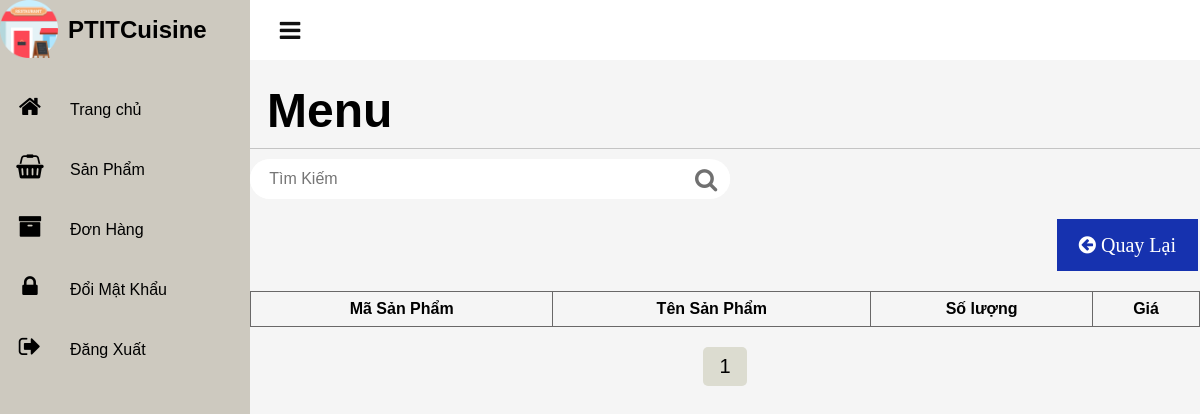
Page /admin_manage_product/storage.php?page=2 on the earlier database version.
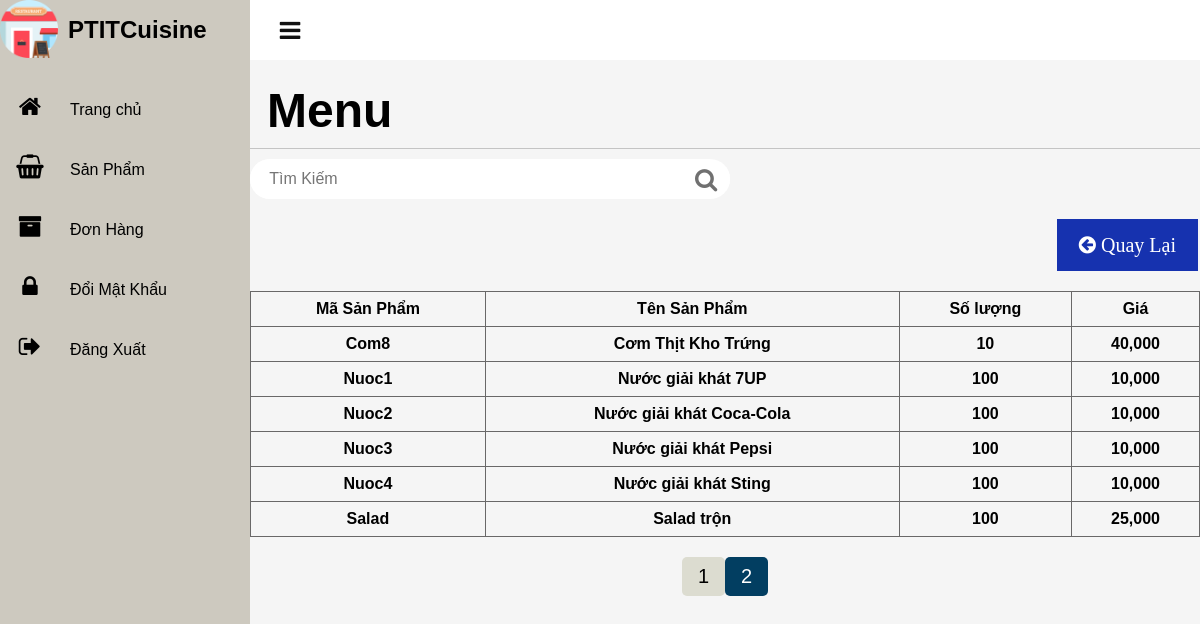
Same page on the later database version.
### tables this page shows
CREATE TABLE IF NOT EXISTS Product(
CategoryID VARCHAR(10) NOT NULL,
ProductID VARCHAR(10) NOT NULL PRIMARY KEY,
ProductName VARCHAR(255) NOT NULL,
Price INT UNSIGNED NOT NULL,
ProductQuantity INT UNSIGNED NOT NULL,
CreateDate timestamp NOT NULL default CURRENT_TIMESTAMP on update CURRENT_TIMESTAMP,
FOREIGN KEY (CategoryID) REFERENCES Categories(CategoryID) ON DELETE CASCADE
);

### admin_manage_product/storage.php (the view, shortened to what this page needs)
<?php
include('../database/dbcon.php');
include '../header_footer/admin_header.php';
?>
<html>
<head>
    <link rel="stylesheet" href="https://stackpath.bootstrapcdn.com/font-awesome/4.7.0/css/font-awesome.min.css">
    <link rel="stylesheet" href="../css/admin.css?v=<?php echo time(); ?>">
</head>
<body>
    <div class=main><?php include '../header_footer/admin_toggle.php'; ?>
        <div class="product_box">
            <div class="cardHeader">
                <h2>Menu</h2>
            </div>
            <div class="border_bottom"></div>
            <form action="search_product.php" class="search-form" method="post">
                <input type="search" name="keyword" placeholder="Tìm Kiếm" id="search-box">
                <button type="submit" class="fa fa-search">
            </form>
            <a href="manage_category.php">
                <button type="button" class="button button2"><i class="fa fa-arrow-circle-left"> Quay Lại</i></button>
            </a>
            <table width="100%">
                <thead>
                    <tr>
                        <th>Mã Sản Phẩm</th>
                        <th>Tên Sản Phẩm</th>
                        <th>Số lượng</th>
                        <th>Giá</th>
                    </tr>
                </thead>
                <?php
                try {
                    $pdo = new PDO(
                        "mysql:host=$sname;dbname=$db_name",
                        $uname,
                        $password,
                        array(PDO::MYSQL_ATTR_INIT_COMMAND => "SET NAMES utf8")
                    );
                } catch (Exception $ex) {
                    exit($ex->getMessage());
                }
                $stmt = $pdo->prepare("SELECT CEILING(COUNT(*) / " . PER_PAGE . ") `pages` FROM `product`");
                $stmt->execute();
                $pageTotal = $stmt->fetchColumn();
                $pageNow = isset($_GET["page"]) ? $_GET["page"] : 1;
                $limX = ($pageNow - 1) * PER_PAGE;
                $limY = PER_PAGE;
                $all_products = mysqli_query($con, "SELECT * FROM product ORDER BY CreateDate DESC LIMIT $limX, $limY");
                while ($row = mysqli_fetch_array($all_products)) {
                ?>
                    <tbody>
                        <tr>
                            <th><?php echo $row['ProductID']; ?></th>
                            <th><?php echo $row['ProductName']; ?></th>
                            <th><?php echo $row['ProductQuantity']; ?></th>
                            <th><?php echo number_format($row['Price']); ?></th>
                        </tr>
                    </tbody>
                <?php
                } ?>
            </table>
            <div class="pagination" id="pagination">
            <?php
            for ($i = 1; $i <= $pageTotal; $i++) {
                printf(
                    "<a %shref='storage.php?page=%s'>%s</a> ",
                    $i == $pageNow ? "class='current' " : "",
                    $i,
                    $i
                );
            }
            ?>
            </div>
        </div>
    </div>
</body>
</html>

### header_footer/admin_header.php (shortened to what this page needs)
<html>
    <head>
        <link rel="stylesheet" href="https://stackpath.bootstrapcdn.com/font-awesome/4.7.0/css/font-awesome.min.css">
        <link rel="stylesheet" href="../css/admin.css?v=<?php echo time(); ?>">
    </head>
    <body>
    <div class="container">
		<div class="navigation">
			<ul>
				<li>
					<a href="../admin_account/admin_homepage.php">
                        <img src="../images/restaurant.png" width="58px" height="58px" class="logopic">
						<span class="title"><h2>PTITCuisine</h2></span>
					</a>
				</li>
				<li>
					<a href="../admin_account/admin_homepage.php">
						<span class="icon"><i class="fa fa-home" aria-hidden="true"></i></span>
						<span class="title">Trang chủ</span>
					</a>
				</li>
				<li>
					<a href="../admin_manage_product/manage_category.php">
						<span class="icon"><i class="fa fa-shopping-basket" aria-hidden="true"></i>
                        </span>
						<span class="title">Sản Phẩm</span>
					</a>
				</li>
				<li>
					<a href="../admin_manage_orders/manage_orders.php">
						<span class="icon"><i class="fa fa-archive" aria-hidden="true"></i>
                        </span>
						<span class="title">Đơn Hàng</span>
					</a>
				</li>
				<li>
					<a href="../admin_account/change-password.php">
						<span class="icon"><i class="fa fa-lock" aria-hidden="true"></i></span>
						<span class="title">Đổi Mật Khẩu</span>
					</a>
				</li>
				<li>
					<a href="../user_account/logout.php">
						<span class="icon"><i class="fa fa-sign-out" aria-hidden="true"></i></span>
						<span class="title">Đăng Xuất</span>
					</a>
				</li>
			</ul>
		</div>
</div>
    </body>
</html>

### header_footer/admin_toggle.php (shortened to what this page needs)
<html>
    <head>
        <link rel="stylesheet" href="https://stackpath.bootstrapcdn.com/font-awesome/4.7.0/css/font-awesome.min.css">
        <link rel="stylesheet" href="../css/admin.css?v=<?php echo time(); ?>">
    </head>
    <body id = "admin">
        <div class="topbar">
			<div class="toggle" onclick="toggleMenu()"></div>
		</div>
    </body>
</html>

### css/admin.css (style rules this page uses)
* { margin: 0; padding: 0; box-sizing: border-box; font-family: 'Poppins', sans-serif; }
body { min-height: 100vh; overflow-x: hidden; }
.container { position: relative; width: 100%; }
.navigation { position: fixed; width: 300px; min-width: 100px; height: 100%; background: #cdc9bf; transition: 0.5s; overflow: hidden; }
.navigation ul { position: absolute; top: 0; left: 0; width: 100%; }
.navigation ul li { position: relative; width: 100%; list-style: none; }
.navigation ul li:nth-child(1) { margin-bottom: 20px; }
.navigation ul li a { position: relative; display: block; width: 100%; display: flex; text-decoration: none; color: black; }
.navigation ul li a .icon { display: block; min-width: 60px; height: 60px; line-height: 60px; text-align: center; }
.navigation ul li a .icon .fa { font-size: 24px; margin-top: 14px; }
.navigation ul li a .title { position: relative; display: block; padding: 0 10px; height: 60px; line-height: 60px; text-align: start; white-space: nowrap; }
.main { position: absolute; width: calc(100% - 250px); left: 250px; min-height: 100vh; background: #fff; transition: 0.5s; background: #f5f5f5; }
.topbar { width: 100%; background: #fff; height: 60px; display: flex; justify-content: space-between; align-items: center; padding: 0 10px; }
.toggle { position: relative; top: 0; left: 0; width: 60px; height: 60px; cursor: pointer; }
.toggle:before { content: '\f0c9'; font-family: fontAwesome; position: absolute; width: 100%; height: 100%; line-height: 60px; text-align: center; font-size: 24px; color: #111; }
.search-form { width: 30rem; height: 2.5rem; overflow: hidden; background: #fff; display: flex; align-items: center; border-radius: 5rem; position: relative; border-style:initial; }
.search-form input { font-size: 1rem; padding: 0 1.2rem; height: 100%; width: 100%; text-transform: none; color: black; outline: none; border-radius: 40px; border: 0px solid rgba(0,0,0,0.2); }
.search-form button { font-size: 1.5rem; padding-right: 0.8rem; color: #707070; cursor: pointer; transition: all 0.3s ease 0s; border: none; background-color: #fff; }
.cardHeader { display: flex; justify-content: space-between; align-items: flex-start; }
.cardHeader h2 { font-weight: 600; margin-left: 17px; margin-top: 23px; }
.product_box h2 { font-size: 3em; }
table { border-collapse: collapse; }
td, th { border: 1px solid #696868; text-align: center; padding: 8px; }
.button { border: none; color: white; text-align: center; text-decoration: none; display: inline-block; font-size: 20px; margin: 4px 2px; transition-duration: 0.4s; cursor: pointer; font-family: 'Poppins', sans-serif; margin-top: 20px; margin-bottom: 20px; }
.button2 { background-color: rgb(22, 50, 175); padding: 16px 22px; float: right; }
.border_bottom { border-bottom: 0.01px solid rgba(0, 0, 0, 0.2); margin: 10px 0; }
.product_box th, .product_box td { text-align: center; }
.pagination { font-size: 20px; display: flex; justify-content: center; align-items: center; margin-top: 20px; margin-bottom: 20px; text-decoration: none; }
.pagination a { background-color: #dcdcd0; color: rgb(0, 0, 0); padding: 8px 16px; text-decoration: none; border-radius: 5px; }
.pagination a.current { background-color: rgb(2, 62, 97); color: rgb(255, 255, 255); }

Differences in the rows shown:
added product: ProductID "Com8", ProductName "Cơm Thịt Kho Trứng", ProductQuantity "10", Price "40,000"
added product: ProductID "Nuoc1", ProductName "Nước giải khát 7UP", ProductQuantity "100", Price "10,000"
added product: ProductID "Nuoc2", ProductName "Nước giải khát Coca-Cola", ProductQuantity "100", Price "10,000"
added product: ProductID "Nuoc3", ProductName "Nước giải khát Pepsi", ProductQuantity "100", Price "10,000"
added product: ProductID "Nuoc4", ProductName "Nước giải khát Sting", ProductQuantity "100", Price "10,000"
added product: ProductID "Salad", ProductName "Salad trộn", ProductQuantity "100", Price "25,000"
Other differences:
new list line: "2"
